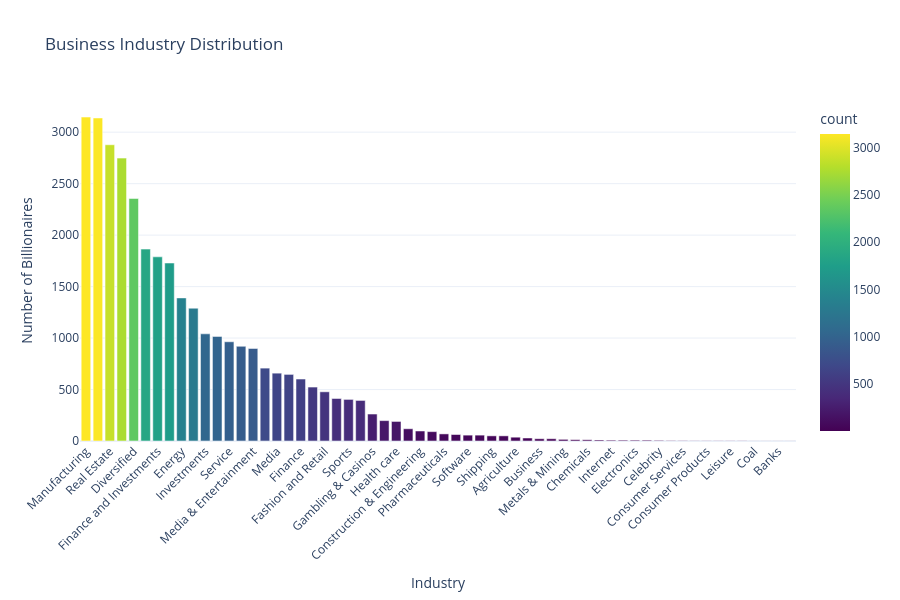

Write notebook code for a chart like this one.
### Code cell
df = pd.read_csv("data/all_billionaires_1997_2024.csv")

visualizer = Visualizer("data/database.db", "table1")
visualizer.visualize_business_industries()

### Figure 1 — Plotly figure (JSON) as saved in the notebook; plotly's stock layout.template omitted (floating-point values rounded to 4 significant figures)
{"data": [{"hovertemplate": "business_industries=%{x}<br>count=%{marker.color}<extra></extra>", "legendgroup": "", "marker": {"color": [3147, 3138, 2878, 2748, 2356, 1864, 1789, 1729, 1390, 1290, 1041, 1016, 964, 920, 899, 708, 659, 647, 602, 524, 478, 413, 404, 394, 262, 198, 190, 119, 97, 91, 69, 63, 57, 57, 50, 50, 37, 29, 22, 22, 16, 13, 12, 10, 8, 8, 8, 8, 6, 4, 3, 2, 2, 2, 2, 2, 1, 1, 1, 1], "coloraxis": "coloraxis", "pattern": {"shape": ""}}, "name": "", "orientation": "v", "showlegend": false, "textposition": "auto", "type": "bar", "x": ["Manufacturing", "Technology", "Real Estate", "Fashion & Retail", "Diversified", "Finance & Investments", "Finance and Investments", "Healthcare", "Energy", "Food and Beverage", "Investments", "Food & Beverage", "Service", "Metals & Mining", "Media & Entertainment", "Automotive", "Media", "Construction & Engineering", "Finance", "Logistics", "Fashion and Retail", "Telecom", "Sports", "Retail", "Gambling & Casinos", "Oil", "Health care", "Food", "Construction &#38; Engineering", "Apparel", "Pharmaceuticals", "Beverages", "Software", "Gaming", "Shipping", "Health Care", "Agriculture", "Insurance", "Business", "Billionaire", "Metals &#38; Mining", "Telecommunications", "Chemicals", "Politics", "Internet", "Steel", "Electronics", "Medicine", "Celebrity", "Casinos &#38; Gaming", "Consumer Services", "Luxury Goods", "Consumer Products", "Hotels &#38; Resorts", "Leisure", "Information Technology", "Coal", "Biotechnology", "Banks", "Transportation"], "xaxis": "x", "y": [3147, 3138, 2878, 2748, 2356, 1864, 1789, 1729, 1390, 1290, 1041, 1016, 964, 920, 899, 708, 659, 647, 602, 524, 478, 413, 404, 394, 262, 198, 190, 119, 97, 91, 69, 63, 57, 57, 50, 50, 37, 29, 22, 22, 16, 13, 12, 10, 8, 8, 8, 8, 6, 4, 3, 2, 2, 2, 2, 2, 1, 1, 1, 1], "yaxis": "y"}], "layout": {"barmode": "relative", "coloraxis": {"autocolorscale": false, "colorbar": {"title": {"text": "count"}}, "colorscale": [[0, "#440154"], [0.1111, "#482878"], [0.2222, "#3e4989"], [0.3333, "#31688e"], [0.4444, "#26828e"], [0.5556, "#1f9e89"], [0.6667, "#35b779"], [0.7778, "#6ece58"], [0.8889, "#b5de2b"], [1, "#fde725"]]}, "height": 600, "legend": {"tracegroupgap": 0}, "showlegend": false, "title": {"text": "Business Industry Distribution"}, "xaxis": {"anchor": "y", "domain": [0, 1], "tickangle": -45, "title": {"text": "Industry"}}, "yaxis": {"anchor": "x", "domain": [0, 1], "title": {"text": "Number of Billionaires"}}}}
